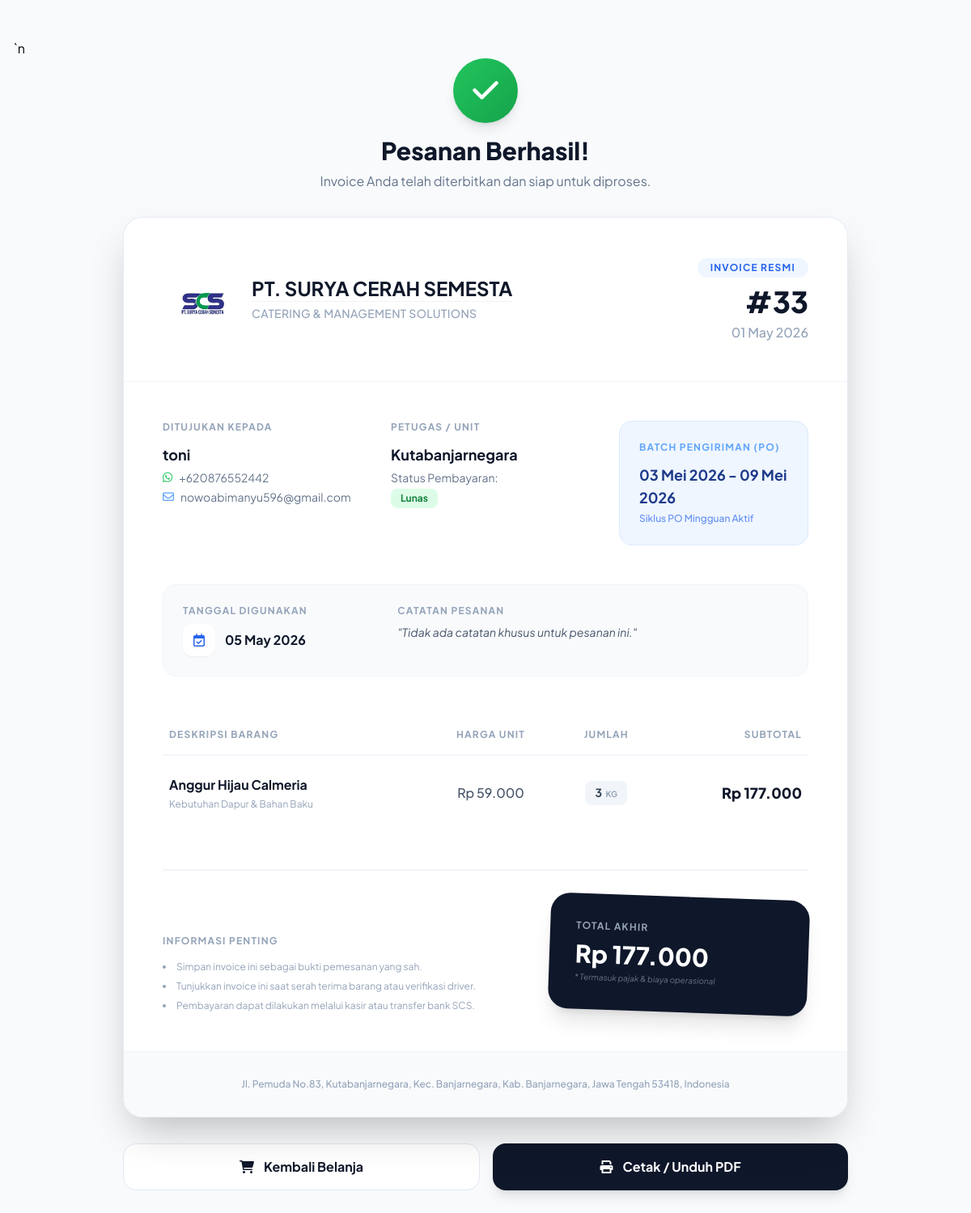
/invoice_view.php?id=33, run on the app's committed database.
### tables this page shows
CREATE TABLE `pesanan` (
  `id_pesanan` int UNSIGNED NOT NULL,
  `id_dapur` int NOT NULL,
  `nama_pemesan` varchar(100) NOT NULL,
  `email_pemesan` varchar(100) DEFAULT NULL,
  `wa_pemesan` varchar(20) NOT NULL,
  `tgl_digunakan` date DEFAULT NULL,
  `catatan` text,
  `total_harga` decimal(10,2) NOT NULL DEFAULT '0.00',
  `status_pembayaran` enum('Belum Bayar','Lunas','Batal') NOT NULL DEFAULT 'Belum Bayar',
  `status_pengiriman` enum('Pending','Ongoing','Done') NOT NULL DEFAULT 'Pending',
  `tgl_pesan` timestamp NOT NULL DEFAULT CURRENT_TIMESTAMP,
  `id_suplier` int UNSIGNED DEFAULT NULL,
  `id_driver` int DEFAULT NULL,
  `nama_driver` varchar(100) DEFAULT NULL
);

CREATE TABLE `user` (
  `id` int NOT NULL,
  `nama` varchar(30) DEFAULT NULL,
  `password` varchar(255) DEFAULT NULL,
  `role` ENUM('admin', 'dapur', 'akuntan') NOT NULL,
  `foto` varchar(255) DEFAULT NULL
);

CREATE TABLE `detail_pesanan` (
  `id_pesanan` int UNSIGNED NOT NULL,
  `id_barang` int UNSIGNED NOT NULL,
  `jumlah` int NOT NULL,
  `harga_satuan` decimal(10,2) NOT NULL DEFAULT '0.00',
  `harga_jual_saat_itu` decimal(10,2) NOT NULL DEFAULT '0.00',
  `harga_beli_saat_itu` decimal(10,2) NOT NULL DEFAULT '0.00'
);

CREATE TABLE `gudang` (
  `id_barang` int UNSIGNED NOT NULL,
  `nama` varchar(100) NOT NULL,
  `gambar` varchar(500) DEFAULT NULL,
  `keterangan` varchar(255) DEFAULT NULL,
  `kategori` varchar(50) NOT NULL,
  `harga` decimal(10,2) NOT NULL DEFAULT '0.00',
  `satuan` varchar(11) NOT NULL,
  `is_pinned` tinyint(1) NOT NULL DEFAULT '0',
  `stok` int NOT NULL DEFAULT '0',
  `harga_beli` decimal(10,2) DEFAULT NULL,
  `id_suplier` int UNSIGNED DEFAULT NULL
);

### invoice_view.php (the view, shortened to what this page needs)
<?php
include "koneksi.php";
$id_pesanan = (int)$_GET['id'];
$query_p = $koneksi->prepare("SELECT p.*, u.nama as nama_dapur FROM pesanan p LEFT JOIN user u ON p.id_dapur = u.id WHERE p.id_pesanan = ?");
$query_p->bind_param("i", $id_pesanan);
$query_p->execute();
$result_p = $query_p->get_result();
$pesanan = $result_p->fetch_assoc();
$query_d = $koneksi->prepare("SELECT dp.*, g.nama as nama_barang, g.satuan FROM detail_pesanan dp JOIN gudang g ON dp.id_barang = g.id_barang WHERE dp.id_pesanan = ?");
$query_d->bind_param("i", $id_pesanan);
$query_d->execute();
$details = $query_d->get_result();
$tgl_pesan = new DateTime($pesanan['tgl_pesan']);
$dayOfWeek = (int)$tgl_pesan->format('w');
$cutoffDate = clone $tgl_pesan;
if ($dayOfWeek === 6) {
} else {
    $cutoffDate->modify('next saturday');
}
$minDelivery = clone $cutoffDate;
$minDelivery->modify('+1 day');
$maxDelivery = clone $cutoffDate;
$maxDelivery->modify('+7 days');
$months = [
    1 => 'Januari', 2 => 'Februari', 3 => 'Maret', 4 => 'April', 5 => 'Mei', 6 => 'Juni',
    7 => 'Juli', 8 => 'Agustus', 9 => 'September', 10 => 'Oktober', 11 => 'November', 12 => 'Desember'
];
$formatIndo = function($date) use ($months) {
    return $date->format('d') . ' ' . $months[(int)$date->format('m')] . ' ' . $date->format('Y');
};
$batch_info = $formatIndo($minDelivery) . " - " . $formatIndo($maxDelivery);
?>
<!DOCTYPE html>
<html lang="id">
<head>
    <script src="https://cdn.tailwindcss.com"></script>
    <link rel="stylesheet" href="https://cdnjs.cloudflare.com/ajax/libs/font-awesome/6.0.0-beta3/css/all.min.css">
</head>
<body class="min-h-screen py-8 px-4 md:py-12">
    <div class="max-w-4xl mx-auto">
        <div class="no-print mb-8 flex flex-col items-center text-center">
            <div class="h-20 w-20 success-accent rounded-full flex items-center justify-center text-white text-4xl shadow-lg mb-4 animate-bounce">
                <i class="fas fa-check"></i>
            </div>
            <h1 class="text-3xl font-extrabold text-slate-900 mb-2">Pesanan Berhasil!</h1>
            <p class="text-slate-500">Invoice Anda telah diterbitkan dan siap untuk diproses.</p>
        </div>
        <div class="glass-card rounded-3xl shadow-2xl overflow-hidden mb-8">
            <div class="p-8 md:p-12 border-b border-slate-100 flex flex-col md:flex-row justify-between items-start md:items-center gap-6">
                <div class="flex items-center gap-4">
                    <img src="logo_scs.png" alt="Logo" class="h-16 w-auto object-contain">
                    <div>
                        <h2 class="text-2xl font-bold text-slate-900 leading-none mb-1">PT. SURYA CERAH SEMESTA</h2>
                        <p class="text-slate-400 text-sm font-medium tracking-wide border-t border-slate-100 pt-1 mt-1">CATERING & MANAGEMENT SOLUTIONS</p>
                    </div>
                </div>
                <div class="text-right">
                    <div class="inline-block px-4 py-1 bg-blue-50 text-blue-600 rounded-full text-xs font-bold uppercase tracking-widest mb-3">Invoice Resmi</div>
                    <h3 class="text-4xl font-black text-slate-900 leading-none">#<?php echo $id_pesanan; ?></h3>
                    <p class="text-slate-400 font-medium mt-2"><?php echo date('d F Y', strtotime($pesanan['tgl_pesan'])); ?></p>
                </div>
            </div>
            <div class="p-8 md:p-12">
                <div class="grid grid-cols-1 md:grid-cols-3 gap-12 mb-12">
                    <div>
                        <p class="text-xs font-bold text-slate-400 uppercase tracking-widest mb-3">Ditujukan Kepada</p>
                        <h4 class="text-lg font-bold text-slate-900 mb-1"><?php echo htmlspecialchars($pesanan['nama_pemesan']); ?></h4>
                        <p class="text-slate-500 text-sm flex items-center gap-2 mb-1">
                            <i class="fab fa-whatsapp text-green-500"></i> <?php echo htmlspecialchars($pesanan['wa_pemesan']); ?>
                        </p>
                        <p class="text-slate-500 text-sm flex items-center gap-2">
                            <i class="far fa-envelope text-blue-400"></i> <?php echo htmlspecialchars($pesanan['email_pemesan'] ?: '-'); ?>
                        </p>
                    </div>
                    <div>
                        <p class="text-xs font-bold text-slate-400 uppercase tracking-widest mb-3">Petugas / Unit</p>
                        <h4 class="text-lg font-bold text-slate-900 mb-1"><?php echo htmlspecialchars($pesanan['nama_dapur']); ?></h4>
                        <p class="text-slate-500 text-sm">Status Pembayaran:</p>
                        <span class="inline-block mt-1 px-3 py-1 <?php echo $pesanan['status_pembayaran'] === 'Lunas' ? 'bg-green-100 text-green-700' : 'bg-amber-100 text-amber-700'; ?> rounded-lg text-xs font-bold">
                            <?php echo $pesanan['status_pembayaran']; ?>
                        </span>
                    </div>
                    <div class="bg-blue-50 p-6 rounded-2xl border border-blue-100">
                        <p class="text-xs font-bold text-blue-400 uppercase tracking-widest mb-3">Batch Pengiriman (PO)</p>
                        <h4 class="text-lg font-bold text-blue-900 mb-1"><?php echo $batch_info; ?></h4>
                        <p class="text-blue-600/70 text-xs font-medium">Siklus PO Mingguan Aktif</p>
                    </div>
                </div>
                <div class="flex flex-col md:flex-row gap-6 mb-12 p-6 bg-slate-50 rounded-2xl border border-slate-100">
                    <div class="flex-1">
                        <p class="text-xs font-bold text-slate-400 uppercase tracking-widest mb-2">Tanggal Digunakan</p>
                        <div class="flex items-center gap-3">
                            <div class="h-10 w-10 bg-white rounded-xl shadow-sm flex items-center justify-center text-blue-600">
                                <i class="far fa-calendar-check"></i>
                            </div>
                            <span class="font-bold text-slate-900"><?php echo date('d F Y', strtotime($pesanan['tgl_digunakan'])); ?></span>
                        </div>
                    </div>
                    <div class="flex-[2]">
                        <p class="text-xs font-bold text-slate-400 uppercase tracking-widest mb-2">Catatan Pesanan</p>
                        <p class="text-slate-600 text-sm italic">"<?php echo $pesanan['catatan'] ?: 'Tidak ada catatan khusus untuk pesanan ini.'; ?>"</p>
                    </div>
                </div>
                <div class="overflow-x-auto mb-12">
                    <table class="w-full text-left border-collapse">
                        <thead>
                            <tr class="border-b-2 border-slate-100">
                                <th class="py-4 px-2 text-xs font-bold text-slate-400 uppercase tracking-widest">Deskripsi Barang</th>
                                <th class="py-4 px-2 text-xs font-bold text-slate-400 uppercase tracking-widest text-center">Harga Unit</th>
                                <th class="py-4 px-2 text-xs font-bold text-slate-400 uppercase tracking-widest text-center">Jumlah</th>
                                <th class="py-4 px-2 text-xs font-bold text-slate-400 uppercase tracking-widest text-right">Subtotal</th>
                            </tr>
                        </thead>
                        <tbody class="divide-y divide-slate-50">
                            <?php
                            while ($item = $details->fetch_assoc()):
                                $subtotal = $item['jumlah'] * $item['harga_satuan'];
                            ?>
                            <tr>
                                <td class="py-6 px-2">
                                    <h5 class="font-bold text-slate-900 text-base"><?php echo htmlspecialchars($item['nama_barang']); ?></h5>
                                    <p class="text-slate-400 text-xs mt-1">Kebutuhan Dapur & Bahan Baku</p>
                                </td>
                                <td class="py-6 px-2 text-center text-slate-600 font-medium">Rp <?php echo number_format($item['harga_satuan'], 0, ',', '.'); ?></td>
                                <td class="py-6 px-2 text-center">
                                    <span class="inline-block px-3 py-1 bg-slate-100 text-slate-700 rounded-lg font-bold text-sm">
                                        <?php echo $item['jumlah']; ?> <span class="text-[10px] uppercase ml-0.5 text-slate-400"><?php echo $item['satuan']; ?></span>
                                    </span>
                                </td>
                                <td class="py-6 px-2 text-right font-black text-slate-900 text-lg">Rp <?php echo number_format($subtotal, 0, ',', '.'); ?></td>
                            </tr>
                            <?php endwhile; ?>
                        </tbody>
                    </table>
                </div>
                <div class="flex flex-col md:flex-row justify-between items-end gap-12 pt-8 border-t-2 border-slate-100">
                    <div class="flex-1 w-full text-slate-400 text-xs">
                        <p class="font-bold uppercase tracking-widest mb-4">Informasi Penting</p>
                        <ul class="space-y-2 list-disc list-inside">
                            <li>Simpan invoice ini sebagai bukti pemesanan yang sah.</li>
                            <li>Tunjukkan invoice ini saat serah terima barang atau verifikasi driver.</li>
                            <li>Pembayaran dapat dilakukan melalui kasir atau transfer bank SCS.</li>
                        </ul>
                    </div>
                    <div class="flex-1 w-full md:max-w-xs bg-slate-900 text-white p-8 rounded-3xl shadow-xl transform md:rotate-2 hover:rotate-0 transition-transform">
                        <p class="text-xs font-bold text-slate-400 uppercase tracking-widest mb-2">Total Akhir</p>
                        <h4 class="text-3xl font-black mb-1">Rp <?php echo number_format($pesanan['total_harga'], 0, ',', '.'); ?></h4>
                        <p class="text-[10px] text-slate-500 italic">* Termasuk pajak & biaya operasional</p>
                    </div>
                </div>
            </div>
            <div class="p-8 bg-slate-50 text-center border-t border-slate-100">
                <p class="text-xs font-medium text-slate-400">
                    Jl. Pemuda No.83, Kutabanjarnegara, Kec. Banjarnegara, Kab. Banjarnegara, Jawa Tengah 53418, Indonesia
                </p>
            </div>
        </div>
        <div class="no-print flex flex-col md:flex-row gap-4 mb-20">
            <a href="dapur.php" class="flex-1 py-4 px-8 bg-white text-slate-900 border border-slate-200 rounded-2xl font-bold text-center hover:bg-slate-50 transition-colors flex items-center justify-center gap-3 active:scale-[0.98]">
                <i class="fas fa-shopping-cart"></i> Kembali Belanja
            </a>
            <a href="cetak_invoice.php?id=<?php echo $id_pesanan; ?>" target="_blank" class="flex-1 py-4 px-8 bg-slate-900 text-white rounded-2xl font-bold text-center hover:bg-slate-800 transition-all flex items-center justify-center gap-3 shadow-lg active:scale-[0.98]">
                <i class="fas fa-print"></i> Cetak / Unduh PDF
            </a>
        </div>
    </div>
</body>
</html>

### invoice_view.php (style rules this page uses)
body { font-family: 'Plus Jakarta Sans', sans-serif; background: #f8fafc; }
.glass-card { background: rgba(255, 255, 255, 0.95); backdrop-filter: blur(10px); border: 1px solid rgba(226, 232, 240, 0.8); }
.success-accent { background: linear-gradient(135deg, #22c55e 0%, #16a34a 100%); }

### data on the page
pesanan: tgl_pesan "01 May 2026", nama_pemesan "toni", wa_pemesan "+620876552442", email_pemesan "nowoabimanyu596@gmail.com", user.nama "Kutabanjarnegara", status_pembayaran "Lunas", tgl_pesan "03 Mei 2026 - 09 Mei 2026", tgl_digunakan "05 May 2026", catatan "Tidak ada catatan khusus untuk pesanan ini.", total_harga "177.000"
detail_pesanan: id_barang.nama "Anggur Hijau Calmeria", harga_satuan "59.000", jumlah "3", id_barang.satuan "KG", subtotal "177.000"

### other printed values
$id_pesanan "33"
